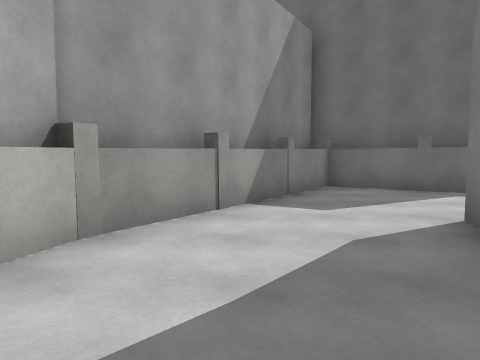
[1] (above)

24 first-person views from a walk through a scene from a Unity 3-D project. The camera is 1.2 m above the floor, tilts 4° down and sees 70° across. The floor is counted in squares, 1.8 m on a side. Each view is taken from the middle of a square. On the plan, view 1 faces up. The plan holds only what a view shows up to about 10 squares ahead; the rest is blank. The place goes on beyond the plan. The player is left out. Surface patterns are stand-ins for the level's own textures.

[2]
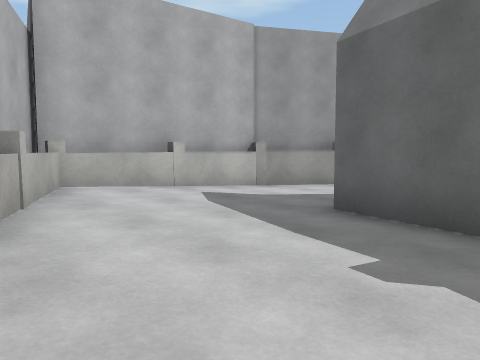

[3]
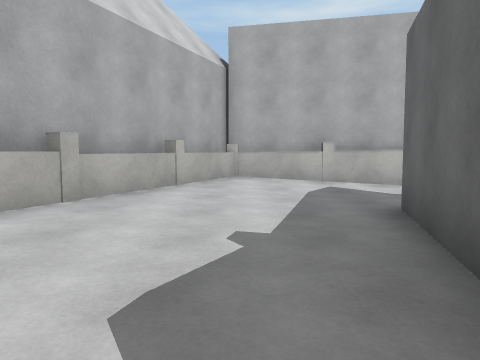

[4]
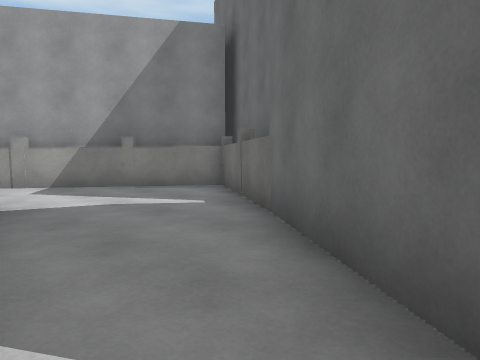

[5]
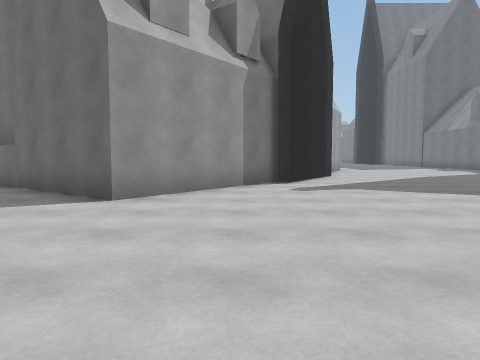

[6]
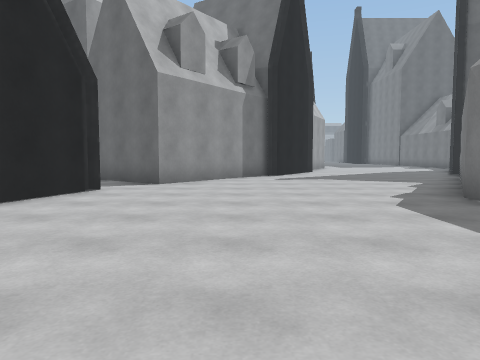

[7]
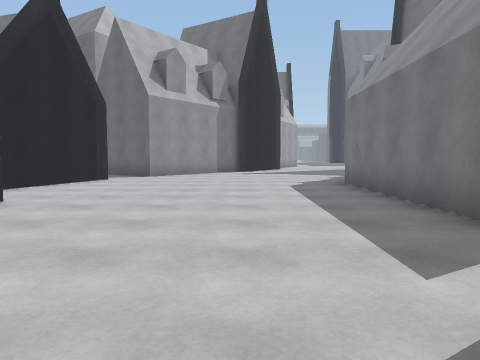

[8]
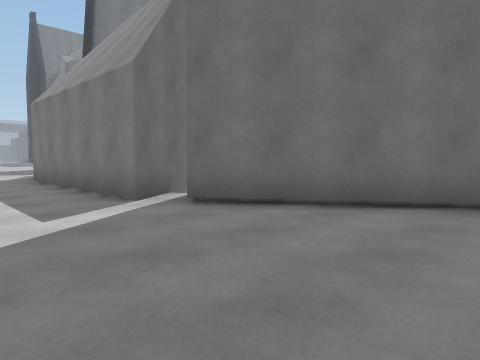

[9]
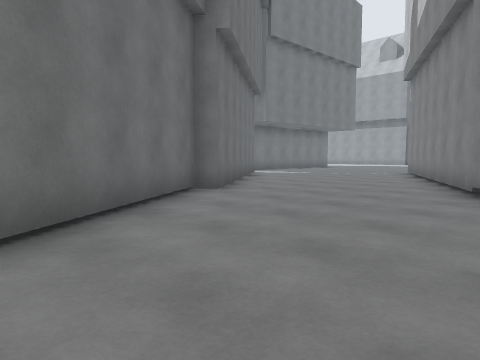

[10]
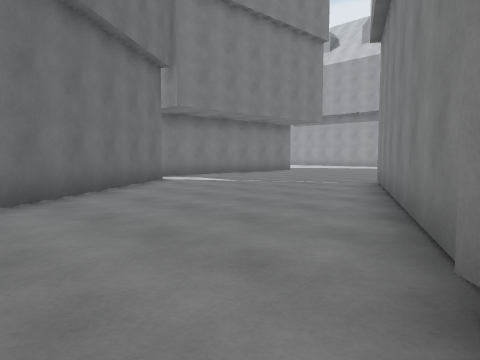

[11]
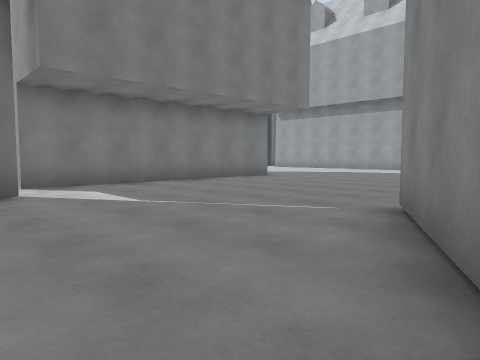

[12]
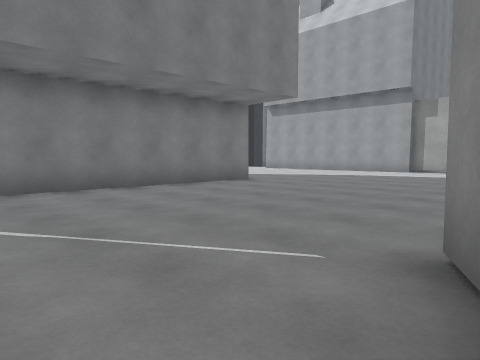

[13]
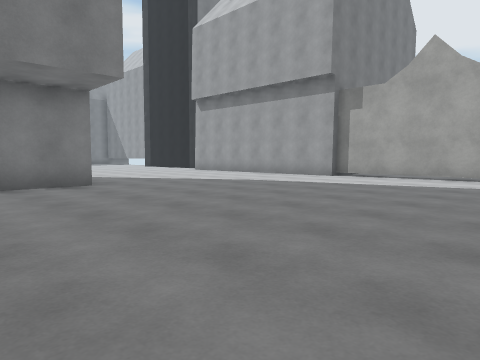

[14]
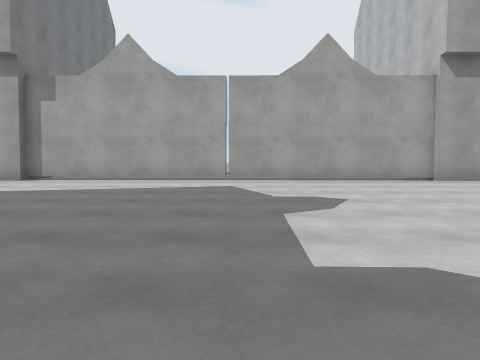

[15]
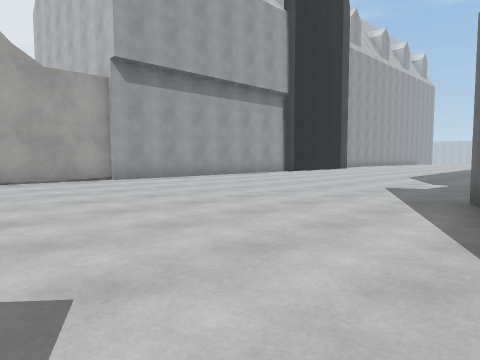

[16]
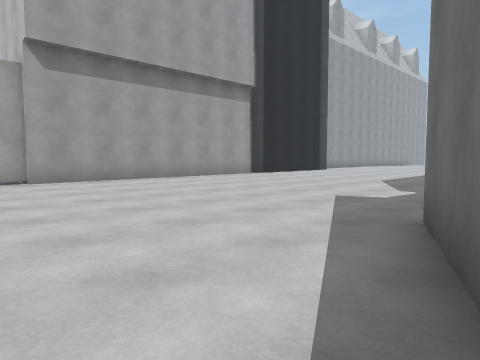

[17]
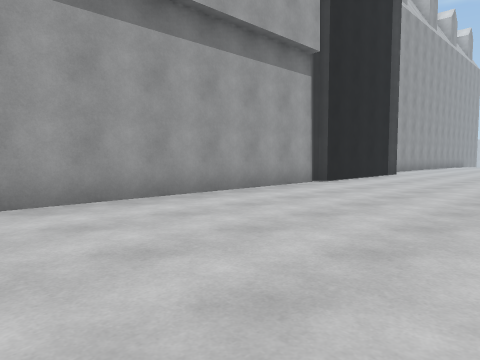

[18]
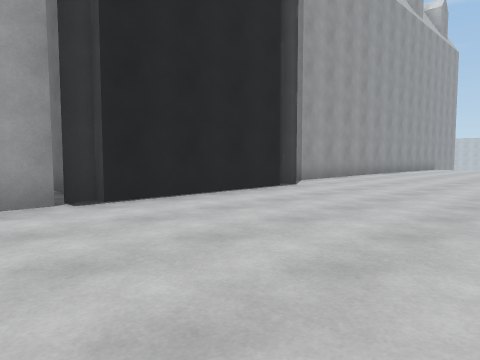

[19]
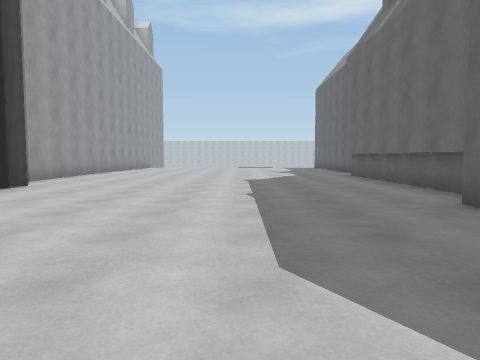

[20]
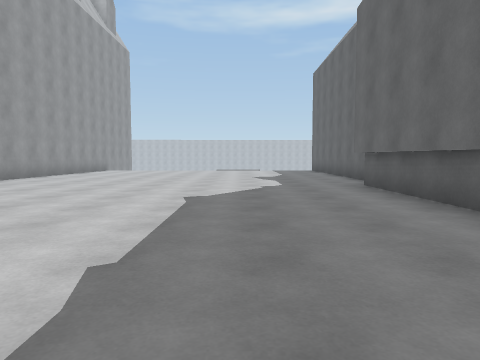

[21]
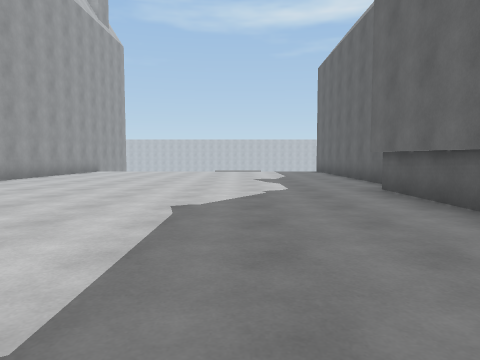

[22]
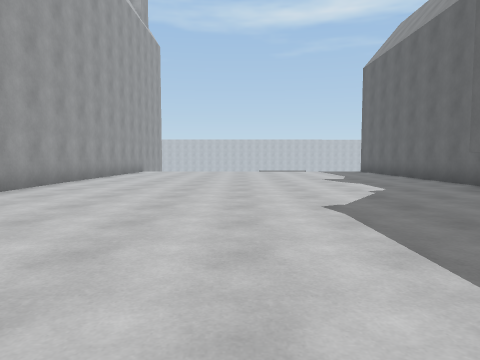

[23]
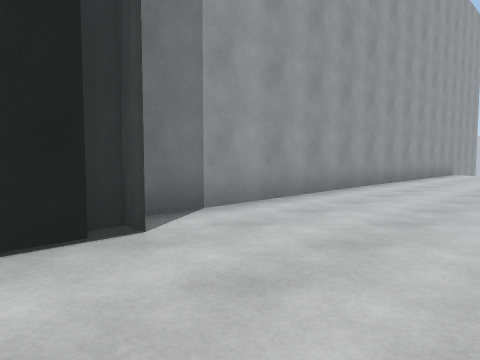

[24]
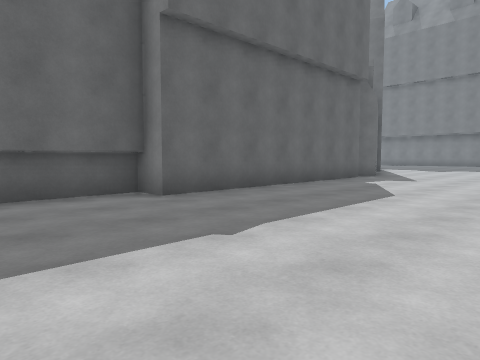

### Floor plan
Points are (right, up) in squares from view 1. A wall is a line through its corners. A room is listed if a view was taken in it or the views show most of it. See-through windows are left out.
Room 1 (views 1, 2, 3)
walls: (2.4, 3.4) (2.6, 3.9); (-0.4, 5.3) (-1, 4.3); (4.3, 0.3) (1.6, 1.1); (-1.6, 3.2) (-1.8, 2.3); (3.9, 7.7) (1.8, 9); (-2.4, -0.2) (-2.6, -1.3); (1.7, 8.6) (0.9, 7.3); (8.1, 4.1) (5.3, 6.2); (-3.1, -1.2) (2.2, -3.7)
ways out: opening at (7, -1) to room 2; opening at (7, 4) to room 2
objects: fence (-2, -1); fence (-2, 0); fence (-2, 1); fence (-2, 2); fence (-1, -2); fence (-1, 3); fence (-1, 4); fence (0, -2); fence (0, 5); fence (0, 6); fence (1, -3); fence (1, 7); fence (2, -3); fence (2, 8); fence (3, -4); fence (3, 8); fence (4, 7); fence (5, 7)
Room 2 (views 4, 5, 6, 7, 8, 9, 10, 11, 12, 13, 14, 15, 16, 17, 18, 19, 20, 21, 22, 23, 24)
walls: (13.3, -12.8) (16.7, -19.5); (13.1, -12.4) (13.4, -12.8); (21.6, -16.4) (17.2, -10.5) (17.5, -10.2) (13.9, -4.9); (13.5, -4.4) (13.6, 1.4) (15.9, 5.1); (10.3, -22.3) (8.2, -23.1); (6.1, -22.9) (0.2, -22.9) (0.2, -22) (-7, -22.1); (22.7, -24.1) (22.9, -16.6); (0.3, -22.3) (-7, -22.4); (7.1, 2.6) (6.2, -0.2); (7.3, 2.8) (6.9, 2.9); (9.8, -31) (20.8, -31.2); (20.6, -30.8) (21.3, -30.8); (2.5, -30.8) (10, -30.8); (1.9, -31) (2.5, -31); (12.1, 9.1) (11.3, 7.7) (10.9, 7.9) (8.1, 4.1); (-7.8, -21.5) (-10.1, -21.5); (-2.1, -30.8) (1.9, -30.8); (-2.5, -31) (-2.1, -31); (-10.5, -31.4) (-2.9, -31.4)
ways out: opening at (7, -1) to room 1; opening at (7, 4) to room 1

Positions as (right, up) in squares from view 1, and headings:
1: (0, 0), facing up
2: (4, -3), facing up-left
3: (6, -1), facing left
4: (8, 3), facing up-left
5: (10, -1), facing up
6: (10, -4), facing up
7: (11, -7), facing up
8: (11, -9), facing up-right
9: (12, -6), facing down-right
10: (13, -11), facing down-right
11: (15, -15), facing down-right
12: (16, -17), facing down-right
13: (15, -21), facing down-right
14: (15, -22), facing down
15: (14, -22), facing down-left
16: (12, -22), facing down-left
17: (10, -26), facing down-left
18: (4, -26), facing down-left
19: (5, -26), facing left
20: (1, -25), facing left
21: (0, -25), facing left
22: (0, -27), facing left
23: (-1, -28), facing down-left
24: (-3, -28), facing up-right
